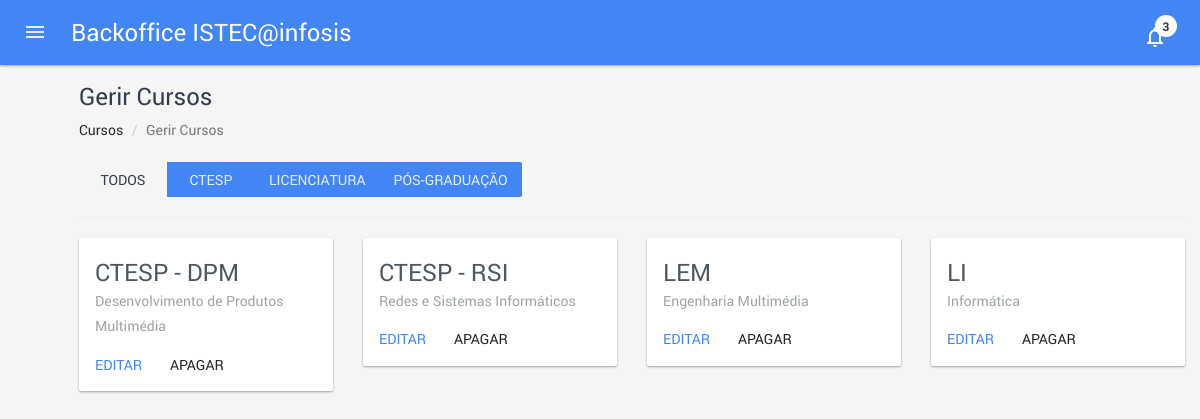
Before: /degree_manage.php (signed in) with the older database file.
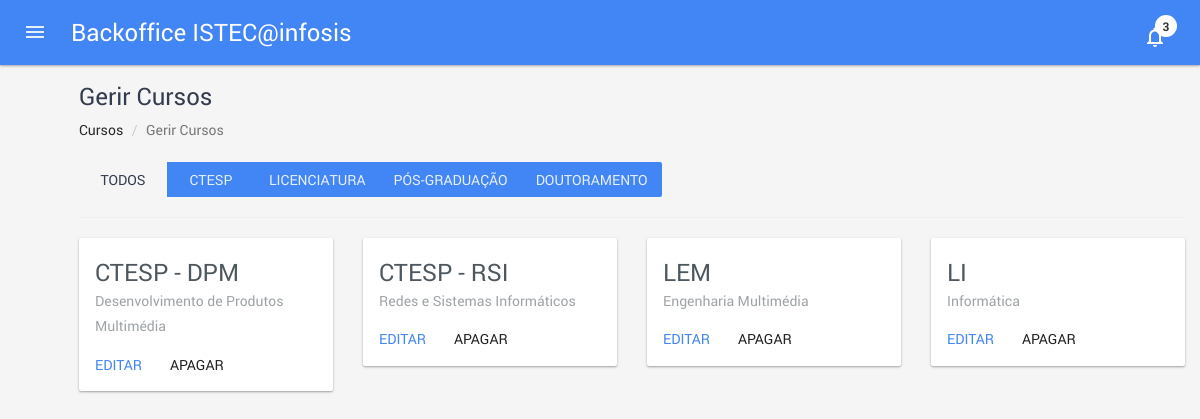
After: the same page with the newer database file.
### tables this page shows
CREATE TABLE IF NOT EXISTS `tDegreeLevels` (
  `id_degree_level` int(11) NOT NULL,
  `designation` varchar(100) NOT NULL,
  `semesters` int(11) NOT NULL
);

CREATE TABLE IF NOT EXISTS `tDegrees` (
  `id_degree` int(11) NOT NULL COMMENT 'id do curso',
  `code` varchar(12) NOT NULL COMMENT 'código do curso',
  `fullName` varchar(140) NOT NULL COMMENT 'designação completa do curso',
  `id_degree_level` int(11) NOT NULL
);

### classes/degree.class.php (called while the page is built, shortened)
<?php
class degree {
  public function degrees($id_degree_level = -1) {
    try {
      $db = new database();
      $con = $db->getCon();
      $sql = '
        SELECT tDegrees.id_degree,
          tDegreeLevels.designation,
          tDegrees.code,
          tDegrees.fullName,
          tDegreeLevels.semesters
        FROM tDegrees, tDegreeLevels
        WHERE tDegrees.id_degree_level = tDegreeLevels.id_degree_level
          AND (tDegrees.id_degree_level = :idl OR :idl = -1)
        ORDER BY tDegrees.id_degree_level, tDegrees.fullName';
      $data = $con->prepare($sql);
      $data->bindvalue(':idl', $id_degree_level);
      $data->execute();
      $degrees = $data->fetchAll();
      return $degrees;
    }
    catch (PDOException $e) {
      echo("Erro de ligação:" . $e);
      exit();
      return false;
    }
  }
 	public function levels() {
    try {
    	$db = new database();
    	$con = $db->getCon();
    	$sql = '
        SELECT id_degree_level,
          designation,
          semesters
        FROM tDegreeLevels
        ORDER BY id_degree_level';
    	$data = $con->prepare($sql);
    	$data->execute();
    	$levels = $data->fetchAll();
    	return $levels;
    }
    catch (PDOException $e) {
      echo("Erro de ligação:" . $e);
      exit();
      return false;
    }
  }
}
?>

### degree_manage.php (the view, shortened to what this page needs)
<?php
  require_once 'classes/degree.class.php';
  $d = new degree();
  $degrees = $d->degrees();
  $levels = $d->levels();
?>
<!DOCTYPE html>
<html lang="pt-pt">
  <head>
  </head>
  <body>
    <div id="content" class="pmd-content inner-page">
      <div class="container-fluid full-width-container">
        <h1 class="section-title" id="services">
          <span>Gerir Cursos</span>
        </h1>
        <ol class="breadcrumb text-left">
          <li><a href="index.html">Cursos</a></li>
          <li class="active">Gerir Cursos</li>
        </ol>
        <div class="row">
          <div class="col-xs-12">
            <div class="btn-group">
              <button class="btn pmd-ripple-effect btn-default" data-filter="*" type="button">Todos</button>
            <?php
              foreach ($levels as $level) { ?>
                <button class="btn pmd-ripple-effect btn-primary" data-filter=".<?= strtolower($level['designation']) ?>" type="button"><?= $level['designation'] ?></button>
            <?php } ?>
            </div>
            <hr/>
          </div>
          <div class="col-xs-12">
            <div class="grid row">
                <?php
                  foreach($degrees as $degree) {
                ?>
                <div class="element-item <?= strtolower($degree['designation']) ?> col-xs-6 col-sm-4 col-md-3">
                  <div class="pmd-card pmd-card-media-inline pmd-card-default pmd-z-depth">
                    <div class="pmd-card-media">
                        <div class="media-body">
                            <h2 class="pmd-card-title-text pmd-tooltip"  data-toggle="tooltip" data-placement="top" title="<?= $degree['fullName'] ?>"><?= $degree['code'] ?></h2>
                            <span class="pmd-card-subtitle-text"><?= $degree['fullName'] ?></span>
                        </div>
                    </div>
                    <div class="pmd-card-actions">
                        <a href="degree_edit.php?id=<?= $degree['id_degree'] ?>">
                          <button class="btn pmd-btn-flat pmd-ripple-effect btn-primary" type="button">Editar</button>
                        </a>
                        <button data-destination="degree_delete.php?id=<?= $degree['id_degree'] ?>" type="button" class="btn pmd-btn-flat pmd-ripple-effect btn-default sweet-delete">Apagar</button>
                    </div>
                  </div>
                </div>
                <?php } ?>
            </div>
          </div>
        </div>
      </div>
    </div>
  </body>
</html>

Changed rows visible on the page:
added tdegreelevels: designation "DOUTORAMENTO"
